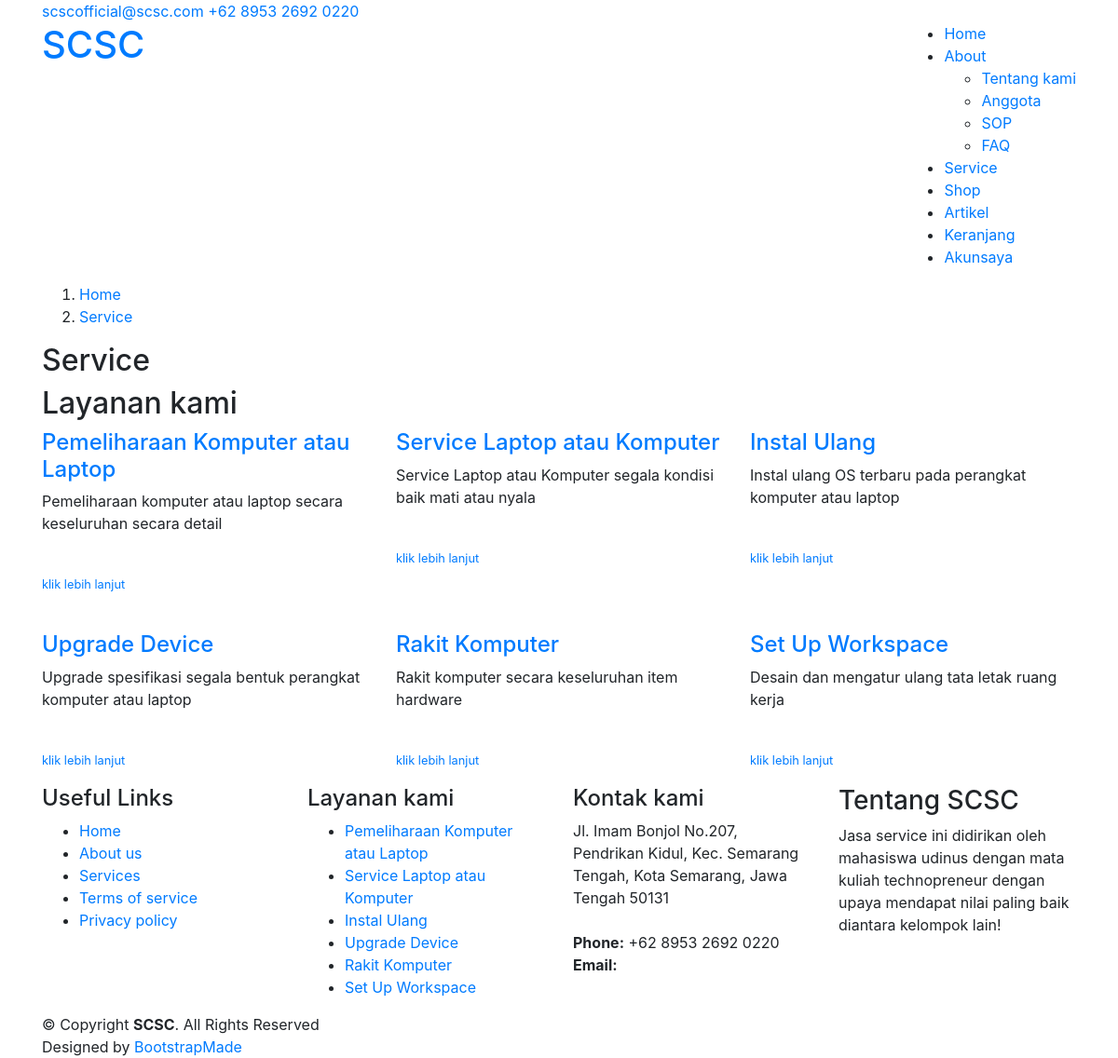
The app's page /index.php/service with its own data.
### tables this page shows
CREATE TABLE `homemenu` (
  `id` int(191) NOT NULL,
  `name` varchar(191) NOT NULL,
  `value` varchar(191) NOT NULL,
  `status` int(191) NOT NULL
);

CREATE TABLE `homemenuabout` (
  `id` int(191) NOT NULL,
  `name` varchar(191) NOT NULL,
  `value` varchar(191) NOT NULL,
  `status` int(191) NOT NULL
);

CREATE TABLE `service` (
  `id` int(191) NOT NULL,
  `icon` varchar(191) NOT NULL,
  `name` varchar(191) NOT NULL,
  `description` text NOT NULL,
  `estimation` varchar(191) NOT NULL,
  `level` int(191) NOT NULL,
  `price` int(191) NOT NULL,
  `status` int(191) NOT NULL
);

### application/controllers/Service.php (called while the page is built, shortened)
<?php
class service extends CI_Controller
{
    public function index()
    {
        $data['title'] = "SCSC - Service";
        $tempVar = $this->scsc->getAll("homemenu");
        $data['menu'] = $tempVar;
        $tempVar = $this->scsc->getAll("homemenuabout");
        $data['submenu'] = $tempVar;
        $tempVar = $this->scsc->getData("profil",array('name'=>'tentang'));
        $tempVar = $tempVar[0]["value"];
        $data['tentang'] = $tempVar;
        $tempVar = $this->scsc->getData("profil",array('name'=>'logo'));
        $tempVar = $tempVar[0]["value"];
        $data['logo'] = $tempVar;
        $tempVar = $this->scsc->getData("profil",array('name'=>'singkatan'));
        $tempVar = $tempVar[0]["value"];
        $data['singkatan'] = $tempVar;
        $tempVar = $this->scsc->getData("profil",array('name'=>'email'));
        $tempVar = $tempVar[0]["value"];
        $data['email'] = $tempVar;
        $tempVar = $this->scsc->getData("profil",array('name'=>'alamat'));
        $tempVar = $tempVar[0]["value"];
        $data['alamat'] = $tempVar;
        $tempVar = $this->scsc->getData("profil",array('name'=>'telp'));
        $tempVar = $tempVar[0]["value"];
        $data['telp'] = $tempVar;
        $tempVar = $this->scsc->getData("profil",array('name'=>'twitter'));
        $tempVar = $tempVar[0]["value"];
        $data['twitter'] = $tempVar;
        $tempVar = $this->scsc->getData("profil",array('name'=>'facebook'));
        $tempVar = $tempVar[0]["value"];
        $data['facebook'] = $tempVar;
        $tempVar = $this->scsc->getData("profil",array('name'=>'instagram'));
        $tempVar = $tempVar[0]["value"];
        $data['instagram'] = $tempVar;
        $tempVar = $this->scsc->getData("profil",array('name'=>'skype'));
        $tempVar = $tempVar[0]["value"];
        $data['skype'] = $tempVar;
        $tempVar = $this->scsc->getData("profil",array('name'=>'linkedin'));
        $tempVar = $tempVar[0]["value"];
        $data['linkedin'] = $tempVar;
        $tempVar = $this->scsc->getData("service",array('status'=>'1'));
        $data['services'] = $tempVar;
        $data['link'] = "Service";
        $data['active'] = 3;
        $data['dd'] = 2;
        $data['dda'] = 0;
        $this->load->view('home/header', $data);
        $this->load->view('home/top', $data);
        $this->load->view('layanan/services');
        $this->load->view('home/footer', $data);
    }
}

### index.php (called while the page is built, shortened)
<?php
require_once BASEPATH.'core/CodeIgniter.php';

### application/models/scsc.php (called while the page is built, shortened)
<?php
class scsc extends CI_Model
{
    public function getData($dataBase, $where)
    {
        return $this->db->get_where($dataBase, $where)->result_array();
    }
    public function getAll($tabel)
    {
        return $this->db->get($tabel)->result_array();
    }
}

### application/views/layanan/services.php (the view, shortened to what this page needs)
<main id="main">
  <section id="breadcrumbs" class="breadcrumbs">
    <div class="container">
      <ol>
        <li><a href="<?= base_url();?>">Home</a></li>
        <li><a href="<?= base_url().strtolower($link);?>" ><?= $link;?></a></li>
      </ol>
      <h2><?= $link;?></h2>
    </div>
  </section>
  <section id="services" class="services">
    <div class="container">
      <div class="section-title" data-aos="fade-up">
        <h2>Layanan kami</h2>
      </div>
      <div class="row">
        <?php $a=1 ;
        foreach($services as $service):?>
          <div class="col-lg-4 col-md-6 d-flex align-items-stretch <?php if($a > 3):?>mt-4<?php endif;?>">
            <div class="icon-box">
              <h4><a href=""><?= $service['name'];?></a></h4>
              <p><?= $service['description'];?></p>
              <br>
              <a href="<?= base_url()?>service/serviceitem/<?= $service['name'];?>" class="stretched-link"><p><small>klik lebih lanjut</small></p></a>
            </div>
          </div>
        <?php $a++;
        endforeach;?>
      </div>
    </div>
  </section>
</main>

### application/views/home/top.php (shortened to what this page needs)
<body>
  <section id="topbar" class="d-none d-lg-block">
    <div class="container d-flex">
      <div class="contact-info mr-auto">
        <i class="icofont-envelope"></i><a href="mailto:<?= $email; ?>" target="_blank" ><?= $email; ?></a>
        <i class="icofont-phone"></i> <a href="tel:<?= $telp; ?>" target="_blank" ><?= $telp; ?></a>
      </div>
    </div>
  </section>
  <header id="header">
    <div class="container d-flex">
      <div class="logo mr-auto">
        <h1 class="text-light"><a href="<?= base_url()?>"><span><?= $singkatan; ?></span></a></h1>
      </div>
      <nav class="nav-menu d-none d-lg-block">
        <ul>
          <?php $a=1;
            foreach($menu as $nama):?>
            <?php if($a == $active && $nama['id'] != $dd):?>
              <li class="active"><a href="<?= base_url().strtolower($nama['value']);?>"><?= $nama['name'];?></a></li>
            <?php elseif($nama['id'] == $dd):?>
              <li class="drop-down"><a href="#"><?= $nama['name'];?></a>
                <ul>
                  <?php $b=1; foreach($submenu as $subnama):?>
                    <?php if($subnama['id'] != $dda):?>
                      <li>
                    <?php else:?>
                      <li class="active">
                    <?php endif;?>
                    <a href="<?= base_url().strtolower($subnama['name']);?>"><?= $subnama['value'];?></a></li>
                  <?php endforeach;?>
                </ul>
              </li>
            <?php else:?>
              <li><a href="<?= base_url().strtolower($nama['value']);?>"><?= $nama['name'];?></a></li>
            <?php endif;?>
            <?php $a++;?>
          <?php endforeach;?>
        </ul>
      </nav>
    </div>
  </header>

### application/views/home/footer.php (shortened to what this page needs)
<footer id="footer">
  <div class="footer-top">
    <div class="container">
      <div class="row">
        <div class="col-lg-3 col-md-6 footer-links">
          <h4>Useful Links</h4>
          <ul>
            <li><i class="bx bx-chevron-right"></i> <a href="#">Home</a></li>
            <li><i class="bx bx-chevron-right"></i> <a href="#">About us</a></li>
            <li><i class="bx bx-chevron-right"></i> <a href="#">Services</a></li>
            <li><i class="bx bx-chevron-right"></i> <a href="#">Terms of service</a></li>
            <li><i class="bx bx-chevron-right"></i> <a href="#">Privacy policy</a></li>
          </ul>
        </div>
        <div class="col-lg-3 col-md-6 footer-links">
          <h4>Layanan kami</h4>
          <ul>
            <?php foreach($services as $service):?>
              <li><i class="bx bx-chevron-right"></i> <a href="<?= base_url()?>service/serviceitem/<?= $service['name'];?>"><?= $service['name']; ?></a></li>
            <?php endforeach;?>
          </ul>
        </div>
        <div class="col-lg-3 col-md-6 footer-contact">
          <h4>Kontak kami</h4>
          <p>
            <?= $alamat; ?>
            <br><br>
            <strong>Phone:</strong> <?= $telp; ?><br>
            <strong>Email:</strong> <a href="mailto:<?= $email; ?>" target="_blank" class="text-white"><?= $email; ?></a><br>
          </p>
        </div>
        <div class="col-lg-3 col-md-6 footer-info">
          <h3>Tentang <?= $singkatan;?></h3>
          <p><?= ucfirst($tentang);?></p>
        </div>
      </div>
    </div>
  </div>
  <div class="container">
    <div class="copyright">
      &copy; Copyright <strong><span><?= $singkatan; ?></span></strong>. All Rights Reserved
    </div>
    <div class="credits">
      Designed by <a href="https://bootstrapmade.com/">BootstrapMade</a>
    </div>
  </div>
</footer>
</body>
</html>

### records on screen
homemenu: name "Home"
homemenu: name "About"
homemenuabout: value "Tentang kami"
homemenuabout: value "Anggota"
homemenuabout: value "SOP"
homemenuabout: value "FAQ"
homemenu: name "Service"
homemenu: name "Shop"
homemenu: name "Artikel"
homemenu: name "Keranjang"
homemenu: name "Akunsaya"
service: name "Pemeliharaan Komputer atau Laptop", description "Pemeliharaan komputer atau laptop secara keseluruhan secara detail"
service: name "Service Laptop atau Komputer", description "Service Laptop atau Komputer segala kondisi baik mati atau nyala"
service: name "Instal Ulang", description "Instal ulang OS terbaru pada perangkat komputer atau laptop"
service: name "Upgrade Device", description "Upgrade spesifikasi segala bentuk perangkat komputer atau laptop"
service: name "Rakit Komputer", description "Rakit komputer secara keseluruhan item hardware"
service: name "Set Up Workspace", description "Desain dan mengatur ulang tata letak ruang kerja"

### other values on screen
$email "scscofficial@scsc.com"
$telp "+62 8953 2692 0220"
$singkatan "SCSC"
$link "Service"
$alamat "Jl. Imam Bonjol No.207, Pendrikan Kidul, Kec. Semarang Tengah, Kota Semarang, Jawa Tengah 50131"
$tentang "Jasa service ini didirikan oleh mahasiswa udinus dengan mata kuliah technopreneur dengan upaya mendapat nilai paling baik diantara kelompok lain!"
